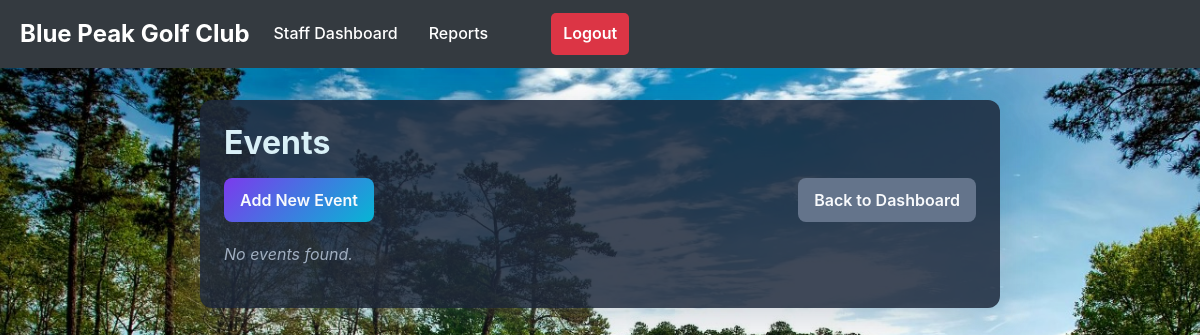
The app's page /staff/events/ (signed in), older data.
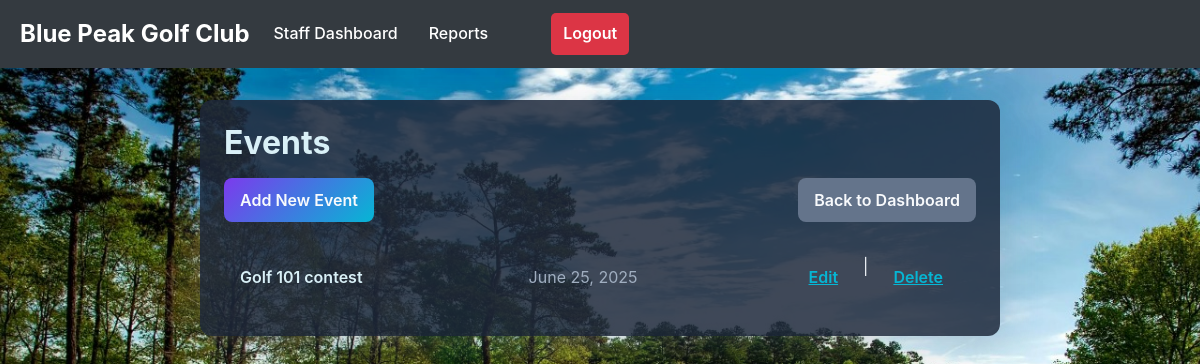
The same page, newer data.
### reserve/models.py (models this page shows, shortened)
class Event(models.Model):
    name = models.CharField(max_length=200)
    description = models.TextField(blank=True)
    event_date = models.DateField()
    start_time = models.TimeField()
    end_time = models.TimeField()
    location = models.CharField(max_length=200, blank=True)
    capacity = models.PositiveIntegerField(null=True, blank=True, help_text="Maximum number of attendees.")
    price = models.DecimalField(max_digits=10, decimal_places=2, default=0.00, verbose_name="Price per Attendee")
    class Meta:
        verbose_name = 'Event'
        verbose_name_plural = 'Events'
        ordering = ['event_date', 'start_time']

### reserve/views.py (the view)
# urls.py: path('staff/events/', views.event_list, name='event_list'),
@login_required
@user_passes_test(is_staff)
def event_list(request):
    events = Event.objects.all()
    return render(request, 'staff/event/event_list.html', {'events': events})

### reserve/views.py (called while the page is built)
def is_staff(user):
    return user.is_staff  # Or any other criteria for staff

### reserve/templates/staff/event/event_list.html (shortened to what this page needs)
{% extends "base.html" %}
{% block content %}
<div class="events-container">
    <h2>Events</h2>
    <div class="actions">
        <a href="{% url 'event_create' %}" class="btn btn-primary">Add New Event</a>
        <a href="{% url 'staff_dashboard' %}" class="btn btn-secondary">Back to Dashboard</a>
    </div>
    {% if events %}
    <ul class="events-list">
        {% for event in events %}
        <li class="event-item">
            <span class="event-name">{{ event.name }}</span>
            <span class="event-date">{{ event.event_date }}</span>
            <div class="event-actions">
                <a href="{% url 'event_update' event.pk %}" class="btn btn-link">Edit</a> |
                <a href="{% url 'event_delete' event.pk %}" class="btn btn-link">Delete</a>
            </div>
        </li>
        {% endfor %}
    </ul>
    {% else %}
    <p class="no-events-message">No events found.</p>
    {% endif %}
</div>
{% endblock %}

Row changes from the older to the newer data that the page shows:
added Event: name "Golf 101 contest", event_date "June 25, 2025"
Text that changed along with them:
text no longer shown: "No events found."
